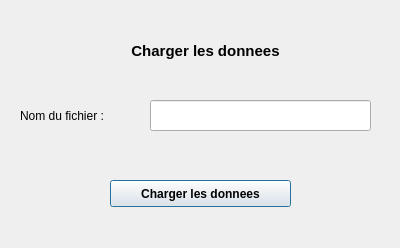
<?xml version="1.0" encoding="UTF-8"?>
<ui version="4.0">
 <class>ChargerDonneeInterfaceClass</class>
 <widget class="QDialog" name="ChargerDonneeInterfaceClass">
  <property name="geometry">
   <rect>
    <x>0</x>
    <y>0</y>
    <width>400</width>
    <height>248</height>
   </rect>
  </property>
  <property name="windowTitle">
   <string>ChargerDonneeInterface</string>
  </property>
  <widget class="QLineEdit" name="lineEdit_nom">
   <property name="geometry">
    <rect>
     <x>150</x>
     <y>100</y>
     <width>221</width>
     <height>31</height>
    </rect>
   </property>
  </widget>
  <widget class="QLabel" name="label_titre">
   <property name="geometry">
    <rect>
     <x>70</x>
     <y>30</y>
     <width>271</width>
     <height>41</height>
    </rect>
   </property>
   <property name="font">
    <font>
     <pointsize>11</pointsize>
     <weight>75</weight>
     <bold>true</bold>
    </font>
   </property>
   <property name="text">
    <string>Charger les donnees</string>
   </property>
   <property name="alignment">
    <set>Qt::AlignCenter</set>
   </property>
  </widget>
  <widget class="QPushButton" name="pushButton_saveDonnee">
   <property name="geometry">
    <rect>
     <x>110</x>
     <y>180</y>
     <width>181</width>
     <height>27</height>
    </rect>
   </property>
   <property name="font">
    <font>
     <weight>75</weight>
     <bold>true</bold>
    </font>
   </property>
   <property name="text">
    <string>Charger les donnees</string>
   </property>
  </widget>
  <widget class="QLabel" name="label_nom">
   <property name="geometry">
    <rect>
     <x>20</x>
     <y>100</y>
     <width>111</width>
     <height>31</height>
    </rect>
   </property>
   <property name="text">
    <string>Nom du fichier :</string>
   </property>
  </widget>
 </widget>
 <layoutdefault spacing="6" margin="11"/>
 <resources/>
 <connections/>
</ui>
